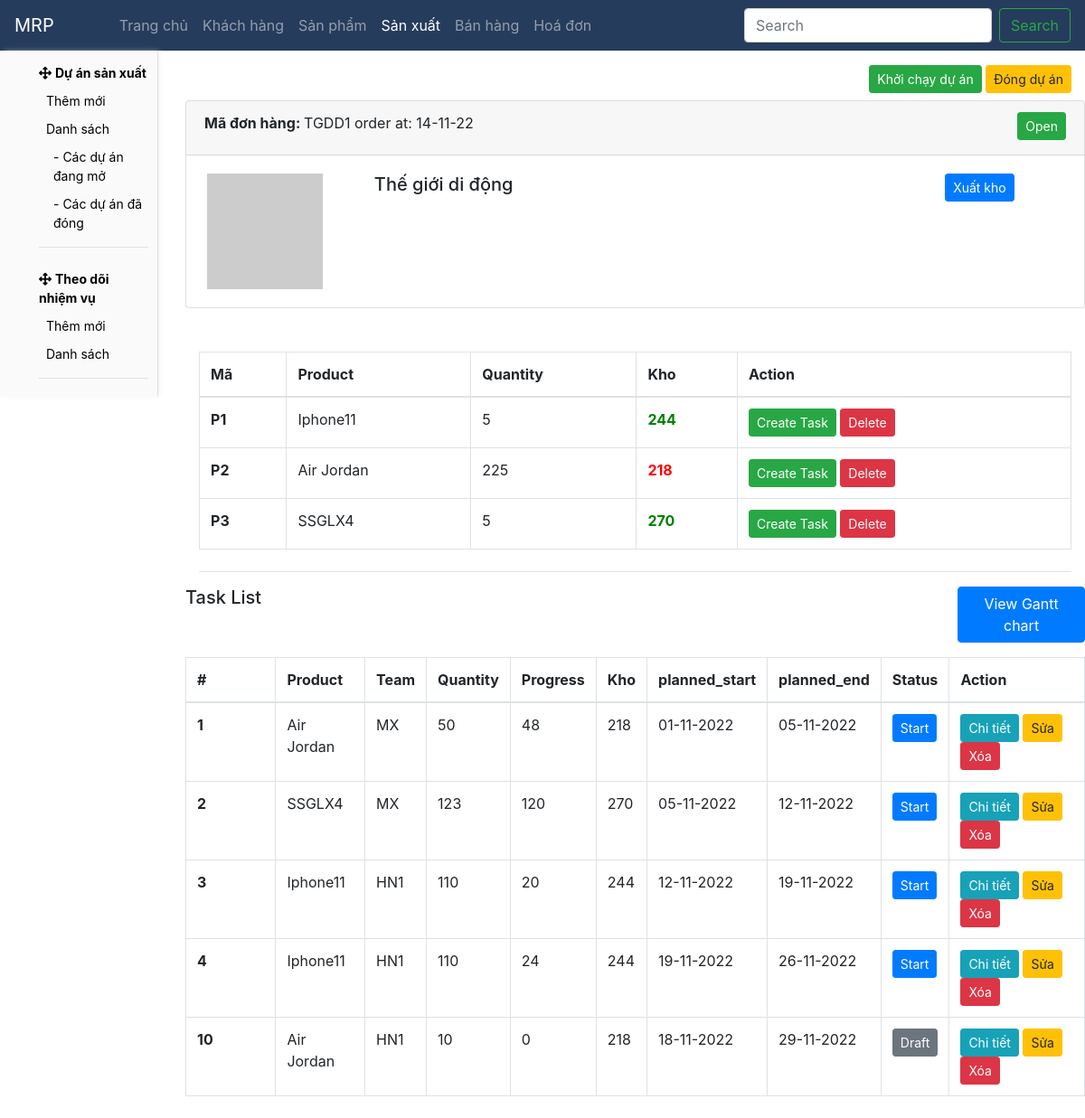
The app's page /mrp/mrp_detail/1 with its own data.
### core/models.py (models this page shows, shortened)
class ManufacturingPlan(models.Model):
    order = models.ForeignKey(Order, on_delete=models.CASCADE)
    bom = models.ForeignKey(BOM, on_delete=models.CASCADE, blank=True, null=True)
    start_date = models.DateTimeField(blank=True, null=True)
    end_date = models.DateTimeField(blank=True, null=True)
    planned_start = models.DateTimeField(blank=True, null=True)
    planned_end = models.DateTimeField(blank=True, null=True)
    status = models.CharField(max_length=50, choices=MRP_STATUS, default='Draft', blank=True, null=True)

class Order(models.Model):
    customer = models.ForeignKey(Customer, on_delete=models.CASCADE)
    order_date = models.DateTimeField(default=timezone.now, blank=True, null=True)
    status = models.CharField(max_length=50, choices=ORDER_STATUS, blank=True, null=True)

class Customer(models.Model):
    name = models.CharField(max_length=50)
    code = models.CharField(max_length=5, blank=True, null=True, unique=True)
    logo = models.ImageField(upload_to='company_logo/', blank=True, null=True, default='company_logo/default.jpg')
    type = models.CharField(max_length=50, choices=CUSTOMER_TYPE, default='Khách hàng')
    zip_code = models.CharField(max_length=50, blank=True, null=True)
    size = models.CharField(max_length=50, choices=COMPANY_SIZE, blank=True, null=True)
    status = models.CharField(max_length=50, choices=CUSTOMER_STATUS, default='Active')
    note = models.TextField(max_length=1000, blank=True, null=True)
    created_at = models.DateTimeField(auto_now_add=True, blank=True, null=True)
    def __str__(self):
        return self.name

class OrderLine(models.Model):
    order = models.ForeignKey(Order, on_delete=models.CASCADE)
    product = models.ForeignKey(Product, on_delete=models.CASCADE)
    quantity = models.IntegerField()

class Product(models.Model):
    name = models.CharField(max_length=50)
    type = models.CharField(max_length=50, choices=PRODUCT_TYPE, blank=True, null=True)
    components = models.ManyToManyField(Component, blank=True, null=True, related_name='product_chip')
    def __str__(self):
        return self.name
    def inventory(self):
        ivts =Inventory.objects.filter(product=self)
        total = 0
        for ivt in ivts:
            total += ivt.quantity
        return total

class Inventory(models.Model):
    warehouse = models.ForeignKey(Warehouse, on_delete=models.CASCADE, blank=True, null=True)
    product = models.ForeignKey(Product, on_delete=models.CASCADE)
    quantity = models.IntegerField()

class Task(models.Model):
    plan = models.ForeignKey(ManufacturingPlan, on_delete=models.CASCADE)
    product = models.ForeignKey(Product, on_delete=models.CASCADE)
    team = models.ForeignKey(Team, on_delete=models.CASCADE)
    quantity = models.IntegerField(default=1)
    quantity_process = models.IntegerField(default=0)
    start_date = models.DateTimeField(blank=True, null=True)
    end_date = models.DateTimeField(blank=True, null=True)
    planned_start = models.DateTimeField(blank=True, null=True)
    planned_end = models.DateTimeField(blank=True, null=True)
    is_start = models.BooleanField(default=False, blank=True, null=True)
    is_end = models.BooleanField(default=False, blank=True, null=True)

class Team(models.Model):
    name = models.CharField(max_length=50)
    warehouse = models.ForeignKey(Warehouse, on_delete=models.CASCADE, blank=True, null=True)
    def __str__(self):
        return self.name

### core/views.py (the view)
# urls.py: path('mrp/mrp_detail/<int:id>', mrp_detail, name='mrp_detail'),
def mrp_detail(request, id):
    try:
        mrp = ManufacturingPlan.objects.get(order=Order.objects.get(id=id))
    except:
        messages.error(request, 'Chưa có dự án cho đơn đặt hàng này. Vui lòng khởi tạo.')
        return redirect('order_list')
    return render(request, 'mrp/mrp_detail.html', {
        'mrp': mrp,
        'order_lines': Order.objects.get(id=id).orderline_set.all(),
        'tasks': Task.objects.filter(plan=mrp),
    })

### core/templates/mrp/mrp_detail.html (shortened to what this page needs)
{% extends 'base.html' %}
{% block sidebar %}
{% include 'sidebar/mrp.html' %}
{% endblock sidebar %}
{% block content %}
<form method="post">
	<div class="container mt-3">
		<div class="row mb-2">
			<div class="col-8"></div>
			<div class="col-4 text-right">
				<a href="{% url 'mrp_open' mrp.order.id %}" class="btn btn-sm btn-success">Khởi chạy dự án</a>
				<a href="{% url 'mrp_close' mrp.order.id %}" class="btn btn-sm btn-warning">Đóng dự án</a>
			</div>
		</div>
		<div class="card row mb-3">
			<div class="card-header" style="height: 60px;">
				<div class="row">
					<div class="col-6">
						<b> Mã đơn hàng: </b> {{mrp.order.customer.code}}{{mrp.order.id}} order at: {{mrp.order.order_date|date:'d-m-y'}}
					</div>
					<div class="col-6 text-right">
						{% if mrp.status == 'Open' %}
						<a href="" class="btn btn-sm btn-success">Open</a>
						{% elif mrp.status == 'Draft' %}
						<a href="" class="btn btn-sm btn-secondary">Draft</a>
						{% elif mrp.status == 'Closed' %}
						<a href="" class="btn btn-sm btn-secondary">Closed</a>
						{% endif %}
					</div>
				</div>
			</div>
			<div class="card-body">
				<div class="row">
					<div class="col-2 text-center">
						<img src="https://via.placeholder.com/128" alt="logo">
					</div>
					<div class="col-8">
						<h5 class="ml-4">{{mrp.order.customer}}</h5>
					</div>
					<div class="col-2">
						<a href="{% url 'gdn_add' mrp.order.id %}" class="btn btn-sm btn-primary">Xuất kho</a>
					</div>
				</div>
			</div>
		</div>
		<table class="table table-bordered mt-5 mb-4">
			<thead>
				<tr>
					<th scope="col" width=10%>Mã</th>
					<th scope="col">Product</th>
					<th scope="col">Quantity</th>
					<th scope="col">Kho</th>
					<th scope="col">Action</th>
				</tr>
			</thead>
			<tbody>
				{% for order_line in order_lines %}
				<tr>
					<th scope="row">P{{order_line.product.id}}</th>
					<td>{{order_line.product}}</td>
					<td>{{order_line.quantity}}</td>
					<td class="font-weight-bold" style="color: {% if order_line.quantity > order_line.product.inventory %}red{% else %}green{% endif %};">{{order_line.product.inventory}}</td>
					<td>
						<a href="{% url 'task_add' mrp.id order_line.product.id%}" class="btn btn-sm btn-success">Create Task</a>
						<a class="btn btn-sm btn-danger" onclick="confirm('delete?')?window.location.href='':''">Delete</a>
					</td>
				</tr>
				{% endfor %}
			</tbody>
		</table>
		<hr>
	</div>
		<div class="row">
			<h5 class="col-10"> Task List </h5>
			<div class="col-2"><a href="{% url 'mrp_process' mrp.id %}" class="btn btn-primary">View Gantt chart</a></div>
		</div>
		<table class="table table-bordered mt-3 mb-4 mr-5">
			<thead>
				<tr>
					<th scope="col" width=10%>#</th>
					<th scope="col">Product</th>
					<th scope="col">Team</th>
					<th scope="col">Quantity</th>
					<th scope="col">Progress</th>
					<th scope="col">Kho</th>
					<th scope="col">planned_start</th>
					<th scope="col">planned_end</th>
					<th scope="col">Status</th>
					<th scope="col">Action</th>
				</tr>
			</thead>
			<tbody>
				{% for task in tasks %}
				<tr>
					<th scope="row">{{task.id}}</th>
					<td>{{task.product}}</td>
					<td>{{task.team}}</td>
					<td>{{task.quantity}}</td>
					<td>{{task.quantity_process}}</td>
					<td>{{task.product.inventory}}</td>
					<td>{{task.planned_start|date:'d-m-Y'}}</td>
					<td>{{task.planned_end|date:'d-m-Y'}}</td>
					<td>
						{% if task.is_start %}
							<div class="btn btn-sm btn-primary">Start</div>
						{% elif task.is_end %}
							<div class="btn btn-sm btn-danger">End</div>
						{% else %}
							<div class="btn btn-sm btn-secondary">Draft</div>
						{% endif %}
					</td>
					<td>
						<a href="{% url 'task_detail' task.id %}" class="btn btn-sm btn-info">Chi tiết</a>
						<a href="#" class="btn btn-sm btn-warning">Sửa</a>
						<a href="#" class="btn btn-sm btn-danger" onclick="confirm('delete?')?window.location.href='{% url 'task_delete' task.id %}':''">Xóa</a>
					</td>
				</tr>
				{% endfor %}
			</tbody>
		</table>
</form>
{% endblock content %}

### records on screen
ManufacturingPlan: order.customer.code "TGDD", order.id "1", order.order_date "14-11-22", order.customer "Thế giới di động"
OrderLine: product.id "1", product "Iphone11", quantity "5", product.inventory "244"
OrderLine: product.id "2", product "Air Jordan", quantity "225", product.inventory "218"
OrderLine: product.id "3", product "SSGLX4", quantity "5", product.inventory "270"
Task: id "1", product "Air Jordan", team "MX", quantity "50", quantity_process "48", product.inventory "218", planned_start "01-11-2022", planned_end "05-11-2022", is_start "Start"
Task: id "2", product "SSGLX4", team "MX", quantity "123", quantity_process "120", product.inventory "270", planned_start "05-11-2022", planned_end "12-11-2022", is_start "Start"
Task: id "3", product "Iphone11", team "HN1", quantity "110", quantity_process "20", product.inventory "244", planned_start "12-11-2022", planned_end "19-11-2022", is_start "Start"
Task: id "4", product "Iphone11", team "HN1", quantity "110", quantity_process "24", product.inventory "244", planned_start "19-11-2022", planned_end "26-11-2022", is_start "Start"
Task: id "10", product "Air Jordan", team "HN1", quantity "10", quantity_process "0", product.inventory "218", planned_start "18-11-2022", planned_end "29-11-2022", is_start "Draft"
